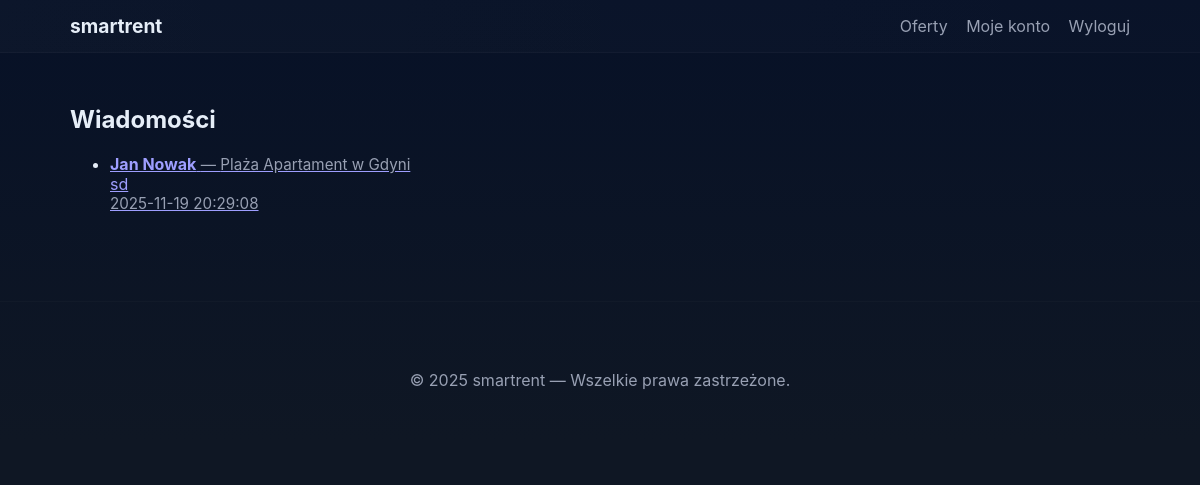
/messages_list.php (signed in), run on the app's committed database.
### tables this page shows
CREATE TABLE `messages` (
  `id` int(11) NOT NULL,
  `from_user_id` int(11) NOT NULL,
  `to_user_id` int(11) NOT NULL,
  `property_id` int(11) DEFAULT NULL,
  `body` text NOT NULL,
  `sent_at` datetime DEFAULT current_timestamp(),
  `read_flag` tinyint(1) DEFAULT 0
);

CREATE TABLE `users` (
  `id` int(11) NOT NULL,
  `name` varchar(150) NOT NULL,
  `email` varchar(200) NOT NULL,
  `password` varchar(255) NOT NULL,
  `role` enum('user','admin') NOT NULL DEFAULT 'user',
  `created_at` datetime DEFAULT current_timestamp()
);

CREATE TABLE `properties` (
  `id` int(11) NOT NULL,
  `title` varchar(255) NOT NULL,
  `description` text DEFAULT NULL,
  `price` decimal(10,2) NOT NULL DEFAULT 0.00,
  `city` varchar(120) NOT NULL,
  `image` varchar(255) DEFAULT NULL,
  `owner_id` int(11) DEFAULT NULL,
  `is_rented` tinyint(1) DEFAULT 0,
  `created_at` datetime DEFAULT current_timestamp()
);

### messages_list.php (the view, shortened to what this page needs)
<?php
require_once 'includes/db.php';
$me = $_SESSION['user_id'];
try {
    $sql = "
      SELECT m.*,
             u_from.name AS from_name, u_to.name AS to_name,
             p.title AS property_title
      FROM messages m
      LEFT JOIN users u_from ON m.from_user_id = u_from.id
      LEFT JOIN users u_to ON m.to_user_id = u_to.id
      LEFT JOIN properties p ON m.property_id = p.id
      WHERE m.from_user_id = :me OR m.to_user_id = :me
      ORDER BY m.sent_at DESC
      LIMIT 200
    ";
    $stmt = $pdo->prepare($sql);
    $stmt->execute(['me' => $me]);
    $msgs = $stmt->fetchAll(PDO::FETCH_ASSOC);
} catch (PDOException $e) {
    die("Błąd bazy: " . htmlspecialchars($e->getMessage()));
}
?>
<!doctype html>
<html lang="pl">
<head><meta charset="utf-8"><title>Wiadomości</title><link rel="stylesheet" href="assets/css/style.css"></head>
<body>
<?php include 'includes/navbar.php'; ?>
<main class="container">
  <h2>Wiadomości</h2>
  <?php if (empty($msgs)): ?>
    <p>Brak wiadomości.</p>
  <?php else: ?>
    <ul class="message-list">
      <?php foreach ($msgs as $m):
         $partnerId = ($m['from_user_id'] == $me) ? $m['to_user_id'] : $m['from_user_id'];
         $partnerName = ($m['from_user_id'] == $me) ? ($m['to_name'] ?? 'Użytkownik') : ($m['from_name'] ?? 'Użytkownik');
         $propertyId = $m['property_id'];
         $snippet = mb_substr(strip_tags($m['body']), 0, 120);
      ?>
      <li>
        <a href="message_detail.php?property_id=<?=urlencode($propertyId)?>&partner_id=<?=urlencode($partnerId)?>">
          <strong><?=htmlspecialchars($partnerName)?></strong>
          <span class="muted"> — <?=htmlspecialchars($m['property_title'] ?? 'oferta')?></span>
          <div class="snippet"><?=htmlspecialchars($snippet)?></div>
          <div class="meta muted"><?=htmlspecialchars($m['sent_at'])?></div>
        </a>
      </li>
      <?php endforeach; ?>
    </ul>
  <?php endif; ?>
</main>
<?php include 'includes/footer.php'; ?>
</body>
</html>

### assets/css/style.css (style rules this page uses)
:root { --bg:#0f1724; --card:#0b1220; --muted:#98a0b3; --accent:#6ee7b7; --accent-2:#60a5fa; --text:#e6eef8; --glass: rgba(255,255,255,0.03); --radius:12px; --max-width:1100px; --gap:18px; font-family: Inter, ui-sans-serif, system-ui, -apple-system, "Segoe UI", Roboto, "Helvetica Neue", Arial; color-scheme: dark; }
* { box-sizing:border-box }
body { margin:0; background: linear-gradient(180deg, #071127 0%, #0f1724 55%); color:var(--text); -webkit-font-smoothing:antialiased; -moz-osx-font-smoothing:grayscale; min-height:100vh; }
.container { max-width:var(--max-width); margin:0 auto; padding:32px 20px; }
.muted { color:var(--muted);font-size:0.95rem }

### data on the page
messages: to_user.name "Jan Nowak", property.title "Plaża Apartament w Gdyni", body "sd", sent_at "2025-11-19 20:29:08"

### other printed values
APP_NAME "smartrent"
